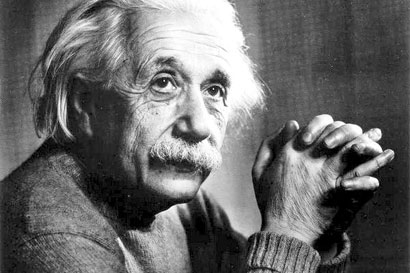
#> input picture opencv_homework/Einstein.jpg, 410 x 273 px
$ python 3.py
#> lines starting #> are read from the running program, lines starting #| are printed output that depends on the picture
import numpy as np
import cv2
import matplotlib.pyplot as plt

plt.rcParams['figure.figsize']=(15,10)

#只有图像读取和RGB处理调用了cv库
image=cv2.imread('Einstein.jpg')
#> image is the input picture: shape (273, 410, 3); min 0, max 255, mean 104.7
image_RGB=cv2.cvtColor(image,cv2.COLOR_BGR2RGB)
image_h,image_w,color_c=image_RGB.shape
#> image_h = 273; image_w = 410; color_c = 3

#1.生成高斯滤波核
def gaussian_core(size,sigma):
#> called with size = 5, sigma = 1
    kernel=np.zeros((size,size))
    generate=lambda x,y:(1/(2*np.pi*sigma**2))*np.exp(-((x-(size-1)/2)**2+(y-(size-1)/2)**2)/(2*sigma**2))
    for i in range(0,size):
        for j in range(0,size):
            kernel[i][j]=generate(i,j)
    return kernel/np.sum(kernel)

#2.copy edge扩充图像
def copy_edge_padding(image,image_h,image_w,color_c,pad_h,pad_w):
#> called with image_h = 273, image_w = 410, color_c = 3, pad_h = 2, pad_w = 2
    image_new=np.zeros((image_h+2*pad_h,image_w+2*pad_w,color_c),dtype=image.dtype)
    for i in range(image_h+2*pad_h):
        for j in range(image_w+2*pad_w):
            for c in range(color_c):
                if(pad_h<=i<pad_h+image_h and j<pad_w):
                    image_new[i,j,c]=image[i-pad_h,0,c]
                elif(pad_h<=i<pad_h+image_h and j>=pad_w+image_w):
                    image_new[i,j,c]=image[i-pad_h,image_w-1,c]
                elif(i<pad_h and pad_w<=j<image_w+pad_w):
                    image_new[i,j,c]=image[0,j-pad_w,c]
                elif(i>=pad_h+image_h and pad_w<=j<image_w+pad_w):
                    image_new[i,j,c]=image[image_h-1,j-pad_w,c]
                elif(i<pad_h and j<pad_w):
                    image_new[i,j,c]=image[0,0,c]
                elif(i>=pad_h+image_h and j<pad_w):
                    image_new[i,j,c]=image[image_h-1,0,c]
                elif(i<pad_h and j>=pad_w+image_w):
                    image_new[i,j,c]=image[0,image_w-1,c]
                elif(i>=pad_h+image_h and j>=pad_w+image_w):
                    image_new[i,j,c]=image[image_h-1,image_w-1,c]
                else:
                    image_new[i,j,c]=image[i-pad_h,j-pad_w,c]
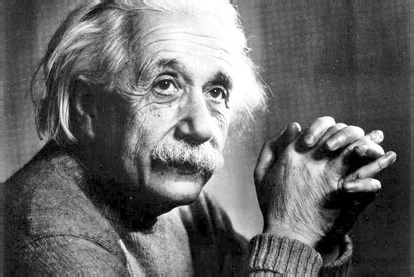
#> image_new: shape (277, 414, 3); min 0, max 255, mean 104.5
    return image_new

#3.高斯滤波
def convolve(image,kernel):
    image_h,image_w,color_c=image.shape
#> image_h = 277; image_w = 414; color_c = 3
    kernel_h,kernel_w=kernel.shape
    edge_h=int(kernel_h/2)
    edge_w=int(kernel_w/2)
    image_new=image_new=np.zeros((image_h-2*edge_h,image_w-2*edge_w,color_c),dtype=image.dtype)
    for i in range(edge_h,image_h-edge_h):
        for j in range(edge_w,image_w-edge_w):
            for c in range(color_c):
                region=image[i-edge_h:i+edge_h+1,j-edge_w:j+edge_w+1,c]
                image_new[i-edge_h,j-edge_w,c]=np.sum(region*kernel)
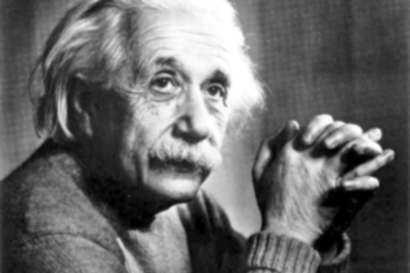
#> image_new: shape (273, 410, 3); min 0, max 254, mean 104.2
    return image_new

#4.滤波操作与原图比较
plt.imshow(image)
plt.title('Original Image')
plt.show()

kernel_size=5
sigma=1
kernel=gaussian_core(kernel_size,sigma)
image_copy=copy_edge_padding(image_RGB,image_h,image_w,color_c,int(kernel_size/2),int(kernel_size/2))
image_gaussian=convolve(image_copy,kernel)
plt.imshow(image_gaussian)
plt.title('Gaussian1(5x5,sigma=1) Processing Image')
plt.show()

kernel_size=15
sigma=3
kernel=gaussian_core(kernel_size,sigma)
image_copy=copy_edge_padding(image_RGB,image_h,image_w,color_c,int(kernel_size/2),int(kernel_size/2))
#> call 2 of copy_edge_padding, with image_h = 273, image_w = 410, color_c = 3, pad_h = 7, pad_w = 7
#> after the loop in copy_edge_padding (call 2), `for i in range(image_h+2*pad_h):`:
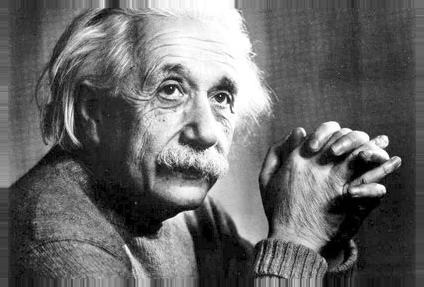
#> image_new: shape (287, 424, 3); min 0, max 255, mean 104
image_gaussian=convolve(image_copy,kernel)
#> after the loop in convolve (call 2), `for i in range(edge_h,image_h-edge_h):`:
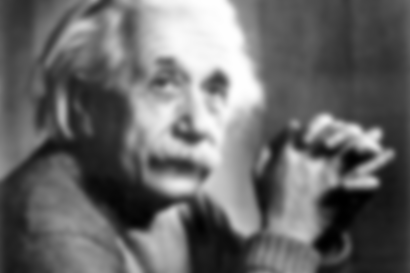
#> image_new: shape (273, 410, 3); min 0, max 254, mean 104.3
plt.imshow(image_gaussian)
plt.title('Gaussian2(15x15,sigma=3) Processing Image')
plt.show()

kernel_size=31
sigma=10
kernel=gaussian_core(kernel_size,sigma)
image_copy=copy_edge_padding(image_RGB,image_h,image_w,color_c,int(kernel_size/2),int(kernel_size/2))
#> call 3 of copy_edge_padding, with image_h = 273, image_w = 410, color_c = 3, pad_h = 15, pad_w = 15
#> after the loop in copy_edge_padding (call 3), `for i in range(image_h+2*pad_h):`:
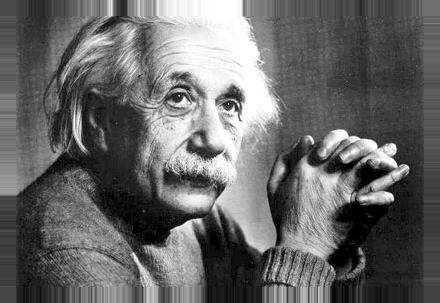
#> image_new: shape (303, 440, 3); min 0, max 255, mean 103.3
image_gaussian=convolve(image_copy,kernel)
#> after the loop in convolve (call 3), `for i in range(edge_h,image_h-edge_h):`:
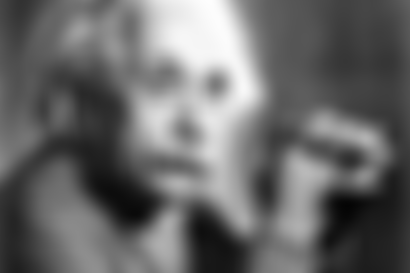
#> image_new: shape (273, 410, 3); min 4, max 253, mean 104.5
plt.imshow(image_gaussian)
plt.title('Gaussian3(31x31,sigma=10) Processing Image')
plt.show()

$ run again, with opencv_homework/scene.jpg copied over opencv_homework/Einstein.jpg
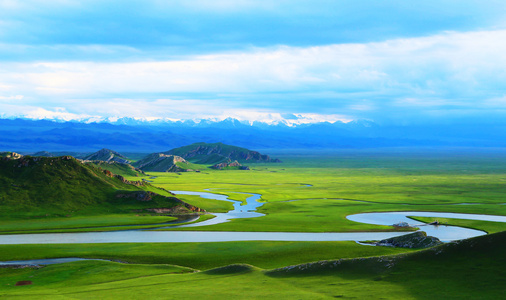
#> input picture opencv_homework/scene.jpg, 506 x 300 px
#> image is the input picture: shape (300, 506, 3); mean B, G, R 155.2, 161.6, 109.1
#> after the loop in copy_edge_padding (call 3), `for i in range(image_h+2*pad_h):`:
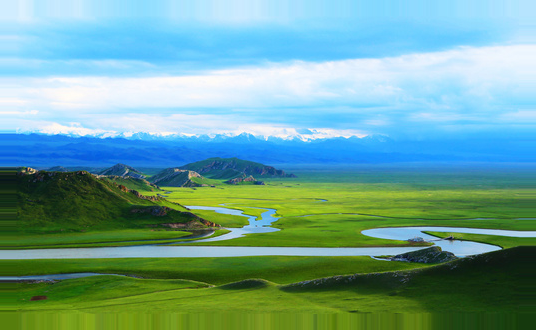
#> image_new: shape (330, 536, 3); mean R, G, B 110.5, 162.2, 153.2
#> after the loop in convolve (call 3), `for i in range(edge_h,image_h-edge_h):`:
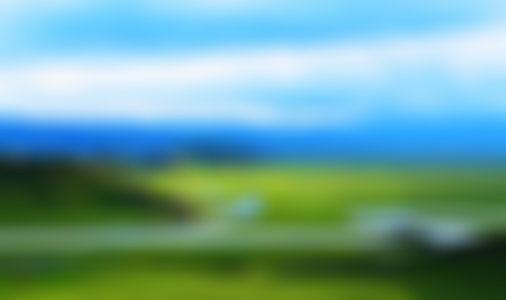
#> image_new: shape (300, 506, 3); mean R, G, B 108.7, 161.2, 154.7
